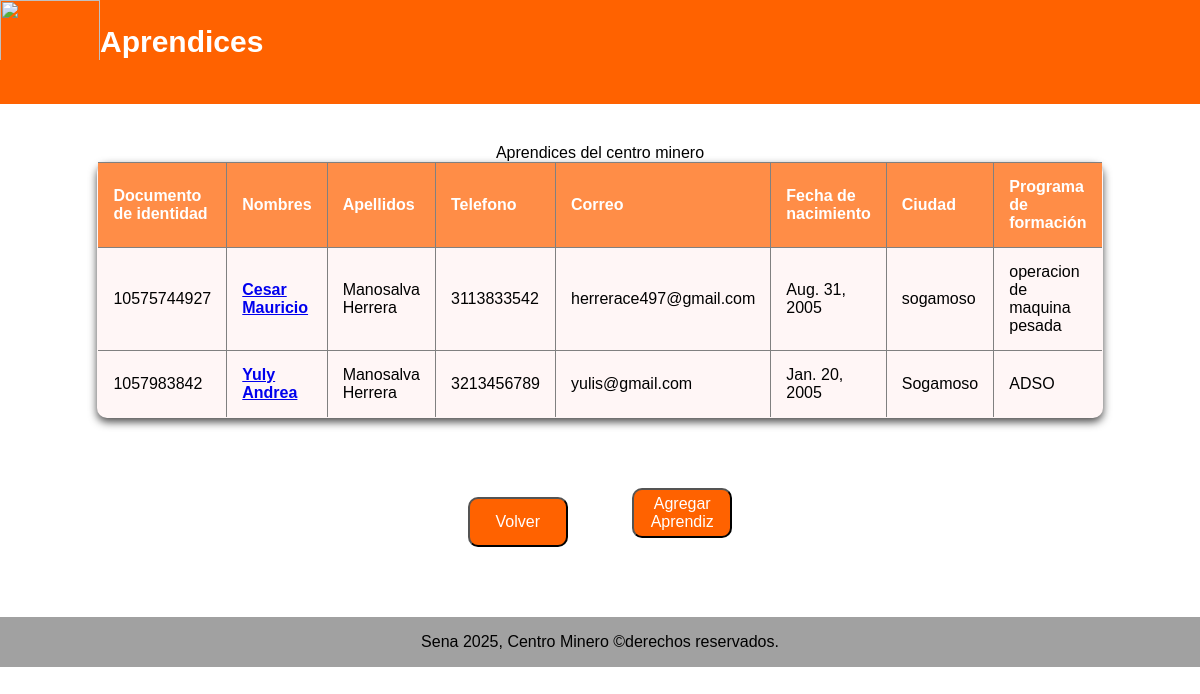
/aprendices/, run on an earlier commit of the app's database.
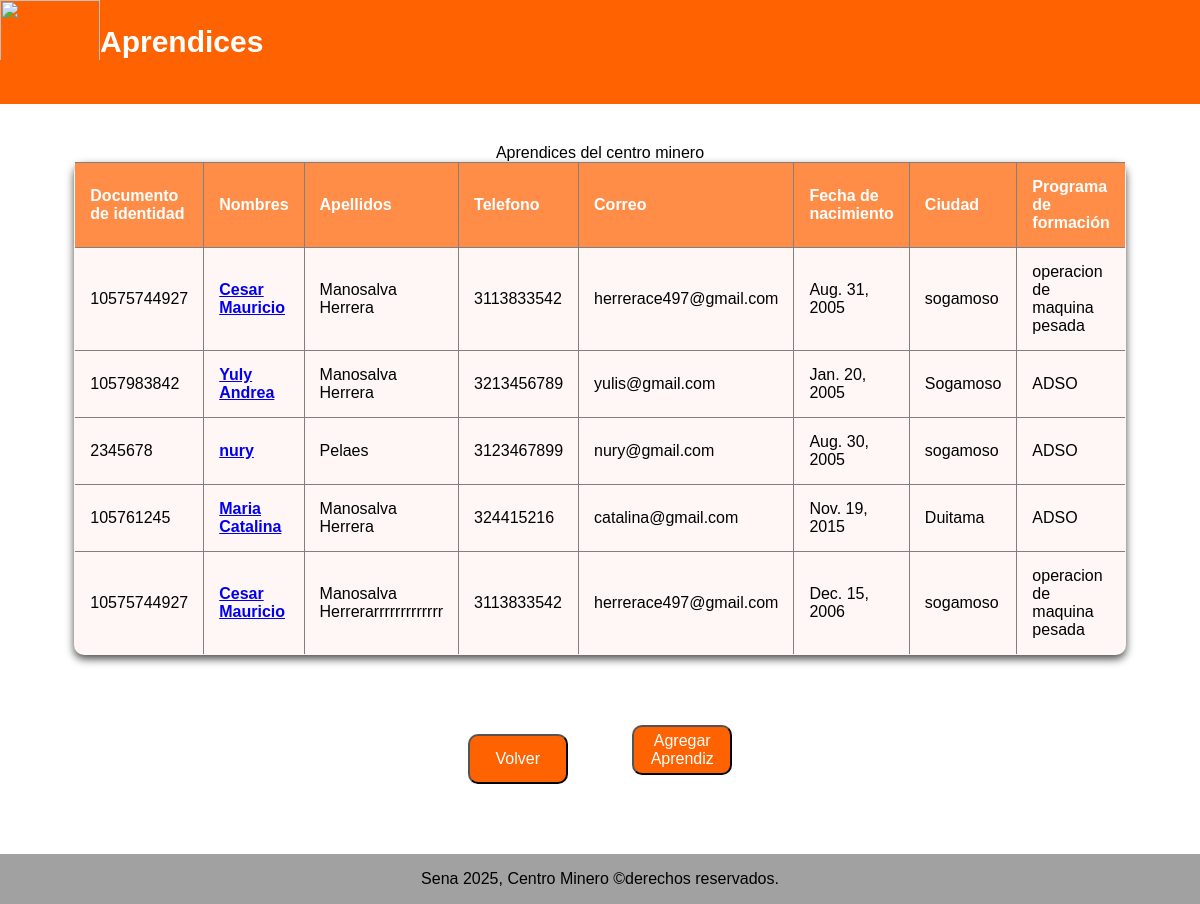
And on a later commit of the database.
### aprendices/models.py (models this page shows, shortened)
class Aprendiz(models.Model):
    documento_identidad = models.CharField(max_length=255)
    nombres = models.CharField(max_length=255)
    apellido = models.CharField(max_length=255)
    telefono = models.CharField(max_length=15)
    correo = models.EmailField(max_length=225)
    fecha_nacimiento = models.DateField(null=True)
    ciudad = models.CharField(max_length=155)
    programa = models.CharField(max_length=255)

### aprendices/views.py (the view)
# urls.py: path('aprendices/', views.aprendices, name='aprendices'),
def aprendices(request):
    lista_aprendices = Aprendiz.objects.all()
    template = loader.get_template('aprendiz.html')
    context ={
        'aprendices' : lista_aprendices,
    }
    return HttpResponse(template.render(context, request))

### aprendices/templates/aprendiz.html (shortened to what this page needs)
<html lang="es">
<head>
</head>
<body>
    <nav>
        <img src="https://www.thearchipielagopress.co/wp-content/uploads/2020/10/sena-1800.jpg" alt="" class="sena-img">
        <div><h1 class="titulo-nav">Aprendices</h1></div>
    </nav>
    <table border="1" cellspacing="0" cellpadding="7">
        <caption>Aprendices del centro minero</caption>
        <thead>
            <tr>
                <th>Documento de identidad</th>
                <th>Nombres</th>
                <th>Apellidos</th>
                <th>Telefono</th>
                <th>Correo</th>
                <th>Fecha de nacimiento</th>
                <th>Ciudad</th>
                <th>Programa de formación</th>
            </tr>
        </thead>
        <tbody>
            {% for i in aprendices %}
            <tr>
                <td>{{ i.documento_identidad }}</td>
                <td><a href="/aprendices/aprendiz/{{ i.id }}"><strong>{{ i.nombres }}</strong></a></td>
                <td>{{ i.apellido }}</td>
                <td>{{ i.telefono }}</td>
                <td>{{ i.correo }}</td>
                <td>{{ i.fecha_nacimiento }}</td>
                <td>{{ i.ciudad }}</td>
                <td>{{ i.programa}}</td>
            </tr>
            {% endfor %}
        </tbody>
    </table>
    <a href="/"><button>Volver</button></a>
    <a href="/crear_aprendiz/"><button>Agregar Aprendiz</button></a>
    <footer>Sena 2025, Centro Minero ©derechos reservados.</footer>
</body>
</html>

What changed in the data, as far as the page shows it:
added Aprendiz: documento_identidad "2345678", nombres "nury", apellido "Pelaes", telefono "3123467899", correo "nury@gmail.com", fecha_nacimiento "Aug. 30, 2005", ciudad "sogamoso", programa "ADSO"
added Aprendiz: documento_identidad "105761245", nombres "Maria Catalina", apellido "Manosalva Herrera", telefono "324415216", correo "catalina@gmail.com", fecha_nacimiento "Nov. 19, 2015", ciudad "Duitama", programa "ADSO"
added Aprendiz: documento_identidad "10575744927", nombres "Cesar Mauricio", apellido "Manosalva Herrerarrrrrrrrrrrrr", telefono "3113833542", correo "herrerace497@gmail.com", fecha_nacimiento "Dec. 15, 2006", ciudad "sogamoso", programa "operacion de maquina pesada"
